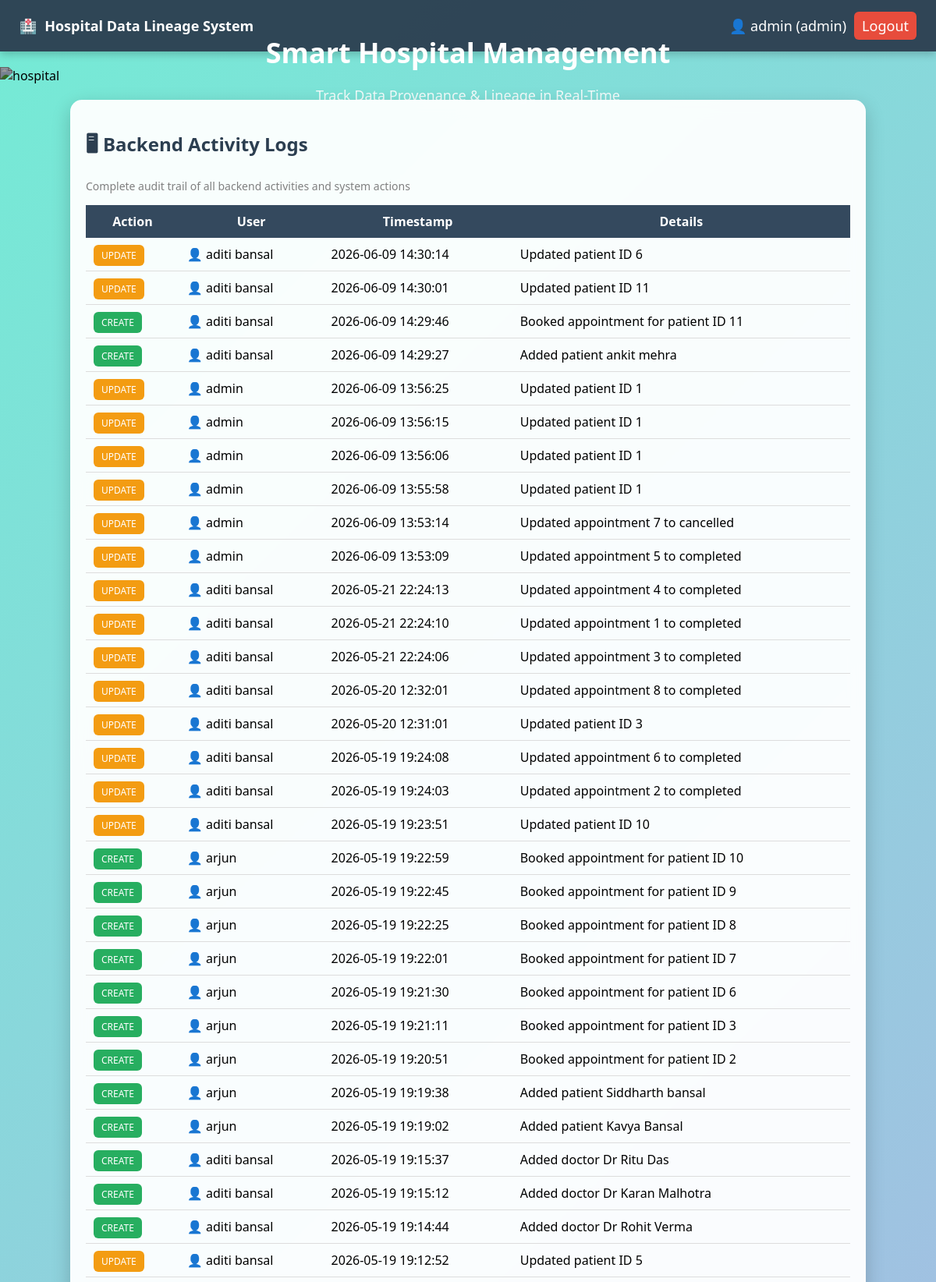
/activity_logs (signed in, upper part), run on the app's committed database.
### tables this page shows
CREATE TABLE activity_log (
        id INTEGER PRIMARY KEY AUTOINCREMENT,
        action TEXT,
        user TEXT,
        timestamp TEXT,
        details TEXT
    );

### app.py (the view)
@app.route('/activity_logs')
def activity_logs():
    if 'user' not in session:
        return redirect('/')
    conn = get_db()
    cur = conn.cursor()
    cur.execute("SELECT * FROM activity_log ORDER BY timestamp DESC")
    logs = cur.fetchall()
    return render_template('activity_logs.html', logs=logs)

### database.py (called while the page is built)
def get_db():
    conn = sqlite3.connect(DATABASE)
    conn.row_factory = sqlite3.Row
    conn.execute("PRAGMA foreign_keys = ON")
    return conn

### templates/activity_logs.html (shortened to what this page needs)
{% extends 'base.html' %}
{% block content %}
<div class="card">
<h2>🖥 Backend Activity Logs</h2>
<p class="subtitle">
    Complete audit trail of all backend activities and system actions
</p>
<table>
<tr>
    <th>Action</th>
    <th>User</th>
    <th>Timestamp</th>
    <th>Details</th>
</tr>
{% for log in logs %}
<tr>
    <td>
        {% if log.action == 'CREATE' %}
            <span class="badge create">CREATE</span>
        {% elif log.action == 'UPDATE' %}
            <span class="badge update">UPDATE</span>
        {% elif log.action == 'DELETE' %}
            <span class="badge delete">DELETE</span>
        {% else %}
            {{log.action}}
        {% endif %}
    </td>
    <td>👤 {{log.user}}</td>
    <td>{{log.timestamp}}</td>
    <td>{{log.details}}</td>
</tr>
{% endfor %}
</table>
<br>
</div>
{% endblock %}

### static/style.css (style rules this page uses)
body { margin: 0; font-family: 'Segoe UI', sans-serif; background: linear-gradient(135deg, #74ebd5, #ACB6E5); }
.card { background: rgba(255, 255, 255, 0.95); padding: 20px; margin-bottom: 20px; border-radius: 15px; backdrop-filter: blur(10px); box-shadow: 0 8px 25px rgba(0,0,0,0.2); transition: 0.3s; }
h2, h3 { color: #2c3e50; }
table { width: 100%; border-collapse: collapse; }
th { background: #34495e; color: white; padding: 10px; }
td { padding: 10px; border-bottom: 1px solid #ddd; }
.subtitle { color: gray; font-size: 14px; margin-bottom: 15px; }
.badge { padding: 5px 10px; border-radius: 6px; color: white; font-size: 12px; }
.badge.create { background: #27ae60; }
.badge.update { background: #f39c12; }

### data on the page
activity_log: action "UPDATE", user "aditi bansal", timestamp "2026-06-09 14:30:14", details "Updated patient ID 6"
activity_log: action "UPDATE", user "aditi bansal", timestamp "2026-06-09 14:30:01", details "Updated patient ID 11"
activity_log: action "CREATE", user "aditi bansal", timestamp "2026-06-09 14:29:46", details "Booked appointment for patient ID 11"
activity_log: action "CREATE", user "aditi bansal", timestamp "2026-06-09 14:29:27", details "Added patient ankit mehra"
activity_log: action "UPDATE", user "admin", timestamp "2026-06-09 13:56:25", details "Updated patient ID 1"
activity_log: action "UPDATE", user "admin", timestamp "2026-06-09 13:56:15", details "Updated patient ID 1"
activity_log: action "UPDATE", user "admin", timestamp "2026-06-09 13:56:06", details "Updated patient ID 1"
activity_log: action "UPDATE", user "admin", timestamp "2026-06-09 13:55:58", details "Updated patient ID 1"
activity_log: action "UPDATE", user "admin", timestamp "2026-06-09 13:53:14", details "Updated appointment 7 to cancelled"
activity_log: action "UPDATE", user "admin", timestamp "2026-06-09 13:53:09", details "Updated appointment 5 to completed"
activity_log: action "UPDATE", user "aditi bansal", timestamp "2026-05-21 22:24:13", details "Updated appointment 4 to completed"
activity_log: action "UPDATE", user "aditi bansal", timestamp "2026-05-21 22:24:10", details "Updated appointment 1 to completed"
activity_log: action "UPDATE", user "aditi bansal", timestamp "2026-05-21 22:24:06", details "Updated appointment 3 to completed"
activity_log: action "UPDATE", user "aditi bansal", timestamp "2026-05-20 12:32:01", details "Updated appointment 8 to completed"
activity_log: action "UPDATE", user "aditi bansal", timestamp "2026-05-20 12:31:01", details "Updated patient ID 3"
activity_log: action "UPDATE", user "aditi bansal", timestamp "2026-05-19 19:24:08", details "Updated appointment 6 to completed"
activity_log: action "UPDATE", user "aditi bansal", timestamp "2026-05-19 19:24:03", details "Updated appointment 2 to completed"
activity_log: action "UPDATE", user "aditi bansal", timestamp "2026-05-19 19:23:51", details "Updated patient ID 10"
activity_log: action "CREATE", user "arjun", timestamp "2026-05-19 19:22:59", details "Booked appointment for patient ID 10"
activity_log: action "CREATE", user "arjun", timestamp "2026-05-19 19:22:45", details "Booked appointment for patient ID 9"
activity_log: action "CREATE", user "arjun", timestamp "2026-05-19 19:22:25", details "Booked appointment for patient ID 8"
activity_log: action "CREATE", user "arjun", timestamp "2026-05-19 19:22:01", details "Booked appointment for patient ID 7"
activity_log: action "CREATE", user "arjun", timestamp "2026-05-19 19:21:30", details "Booked appointment for patient ID 6"
activity_log: action "CREATE", user "arjun", timestamp "2026-05-19 19:21:11", details "Booked appointment for patient ID 3"
activity_log: action "CREATE", user "arjun", timestamp "2026-05-19 19:20:51", details "Booked appointment for patient ID 2"
activity_log: action "CREATE", user "arjun", timestamp "2026-05-19 19:19:38", details "Added patient Siddharth bansal"
activity_log: action "CREATE", user "arjun", timestamp "2026-05-19 19:19:02", details "Added patient Kavya Bansal"
activity_log: action "CREATE", user "aditi bansal", timestamp "2026-05-19 19:15:37", details "Added doctor Dr Ritu Das"
activity_log: action "CREATE", user "aditi bansal", timestamp "2026-05-19 19:15:12", details "Added doctor Dr Karan Malhotra"
activity_log: action "CREATE", user "aditi bansal", timestamp "2026-05-19 19:14:44", details "Added doctor Dr Rohit Verma"
activity_log: action "UPDATE", user "aditi bansal", timestamp "2026-05-19 19:12:52", details "Updated patient ID 5"

### other printed values
{{ session.user }} "admin"
{{ session.role }} "admin"
